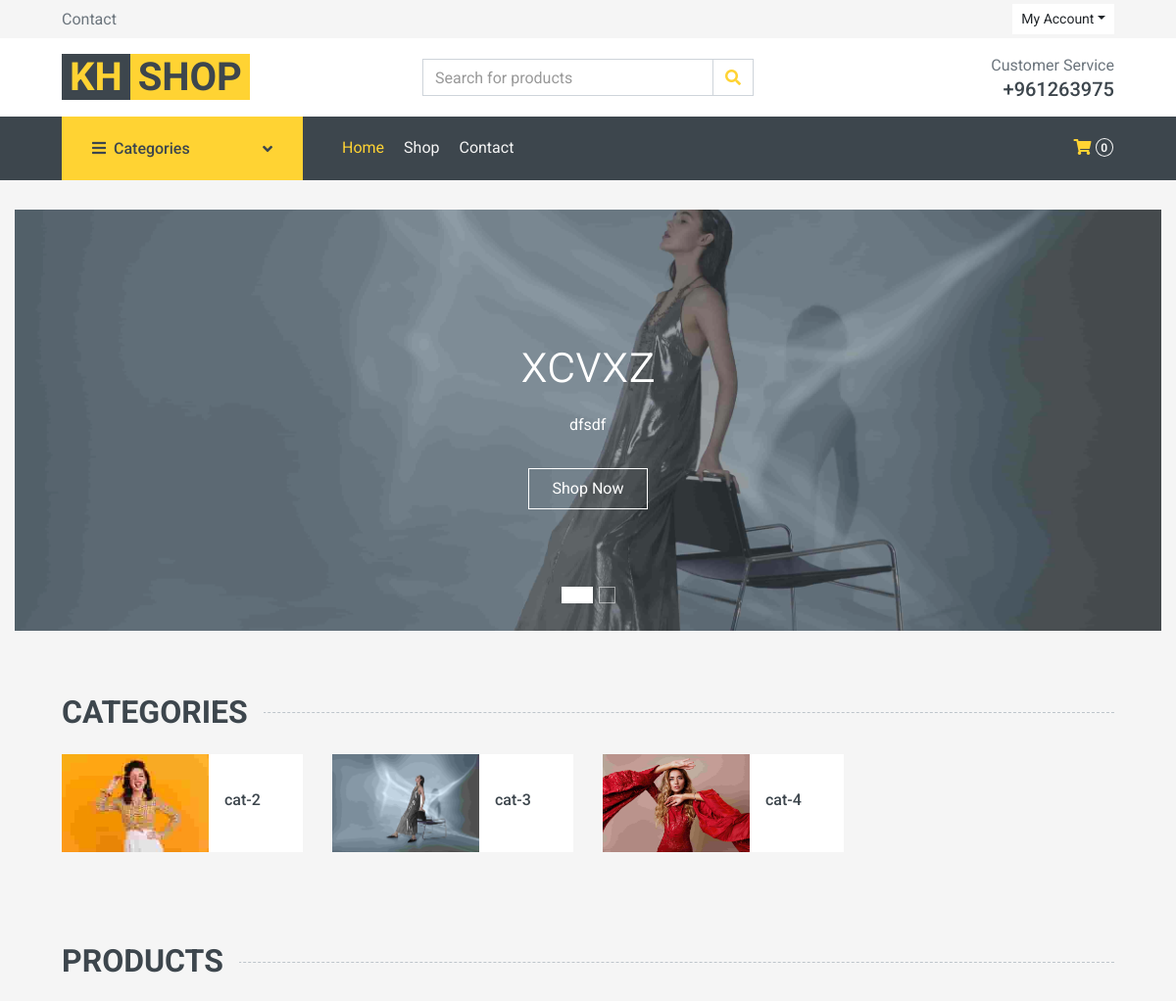
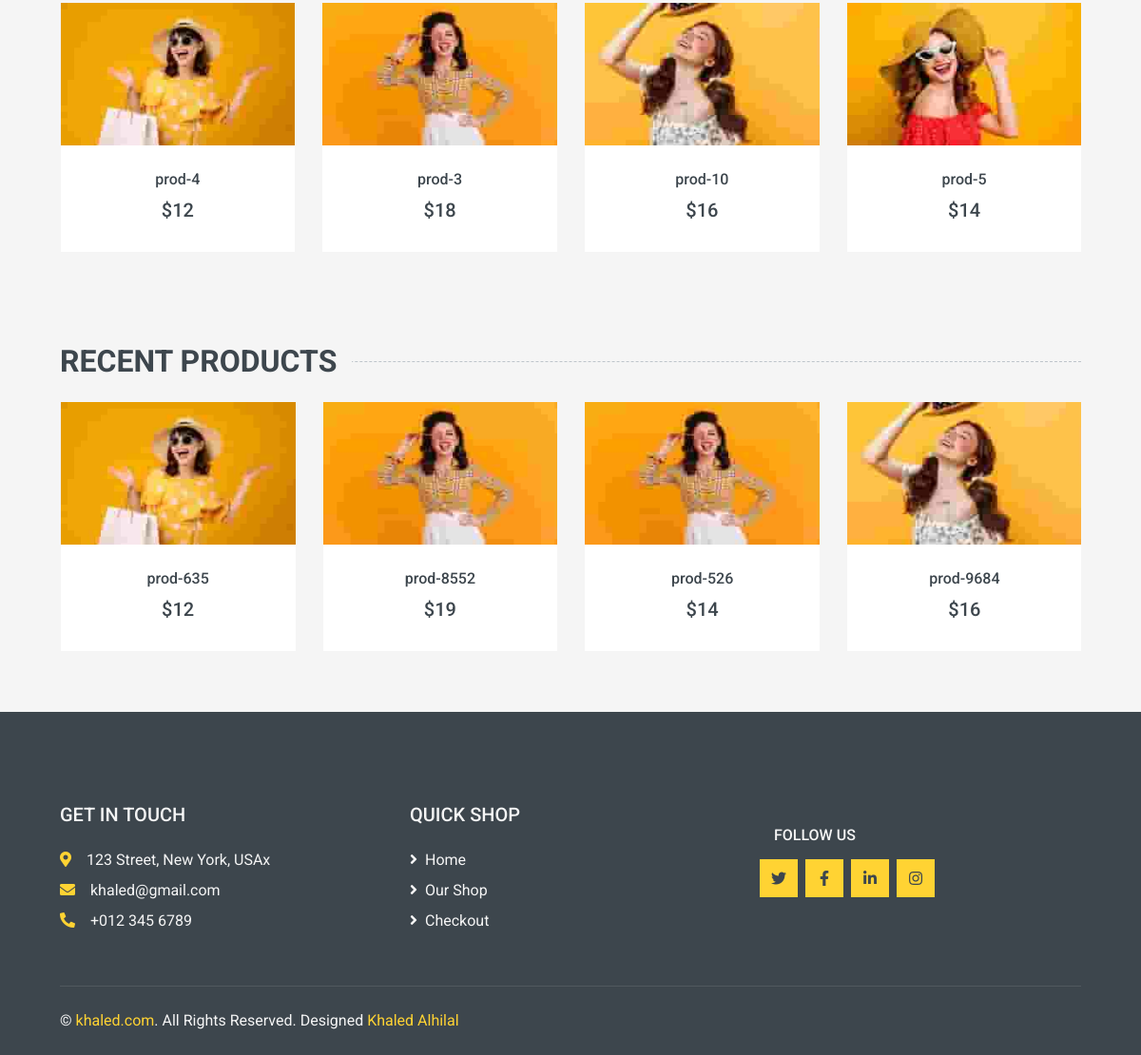
The app's page /khShop/index.php with its own data (2 pictures, top to bottom).
### tables this page shows
CREATE TABLE `home` (
  `carousel_id` int(10) UNSIGNED NOT NULL,
  `head_title` varchar(255) NOT NULL,
  `primary_title` varchar(255) NOT NULL,
  `carousel_image` varchar(255) NOT NULL
);

CREATE TABLE `categories` (
  `category_id` int(10) UNSIGNED NOT NULL,
  `category_name` varchar(255) NOT NULL,
  `cat_image` varchar(255) NOT NULL
);

CREATE TABLE `products` (
  `prod_id` int(10) UNSIGNED NOT NULL,
  `prod_name` varchar(255) NOT NULL,
  `cat_id` int(10) UNSIGNED NOT NULL,
  `prod_description` varchar(255) NOT NULL,
  `prod_price` int(11) NOT NULL,
  `size` varchar(255) NOT NULL,
  `color` varchar(255) NOT NULL
);

CREATE TABLE `images` (
  `image_id` int(10) UNSIGNED NOT NULL,
  `image_name` varchar(255) NOT NULL,
  `product_id` int(10) UNSIGNED NOT NULL
);

CREATE TABLE `footer` (
  `footer_id` int(10) UNSIGNED NOT NULL,
  `address` varchar(255) NOT NULL,
  `email` varchar(255) NOT NULL,
  `phone_number` varchar(255) NOT NULL
);

### class/DAL.class.php (called while the page is built, shortened)
<?php
class DAL
{
    public $serverName = "localhost";
    public $userName = "root";
    public $password = "";
    public $dbName = "ecommerce";
    public function getData($sql)
    {
        $conn = new mysqli($this->serverName, $this->userName, $this->password, $this->dbName);
        if ($conn->connect_error) {
            throw new Exception($conn->connect_error);
        } else {
            $result = $conn->query($sql);
            if (!$result) {
                throw new Exception($conn->error);
            } else {
                $result = $conn->query($sql);
                $results = $result->fetch_all(MYSQLI_ASSOC);
                return $results;
            }
        }
    }
}

### class/products.class.php (called while the page is built, shortened)
<?php
require('DAL.class.php');
class products extends DAL
{
    public function getAllFooter()
    {
        $sql = "SELECT *  FROM footer";
        return $this->getData($sql);
    }
    public function getAllCarousel()
    {
        $sql = "SELECT * from home ";
        return $this->getData($sql);
    }
    public function getAllCategoriesss()
    {
        $sql = "SELECT * FROM  categories ";
        return $this->getData($sql);
    }
    public function getAllCategoriesForNavBar()
    {
        $sql = "SELECT   * FROM  categories";
        return $this->getData($sql);
    }
    public function getAllProducts()
    {
        $sql = "SELECT prod_id, prod_name,cat_id,size,color, prod_description,  prod_price, categories.category_id, categories.category_name, images.image_id, images.image_name, images.product_id FROM `products` JOIN categories ON products.cat_id = categories.category_id left JOIN images on products.prod_id= images.product_id  GROUP BY  prod_id";
        return $this->getData($sql);
    }
    public function getRecentProducts()
    {
        $sql = "SELECT prod_id, prod_name,products.color,size, prod_description, prod_price, images.image_id, images.image_name, images.product_id FROM `products` left JOIN images on products.prod_id= images.product_id GROUP BY products.prod_id ORDER BY products.prod_id DESC LIMIT 10";
        return $this->getData($sql);
    }
}

### khShop/index.php (the view, shortened to what this page needs)
<?php require("common/header.php"); ?>
<?php
$allCategories = $products->getAllCategoriesss();
$allProducts = $products->getAllProducts();
$allLanding = $products->getAllCarousel();
$recentProducts = $products->getRecentProducts();
?>
<div>
    <?php require('common/navbar.php'); ?>
    <div class="container-fluid mb-3">
        <div class="row">
            <div class="col-12">
                <div id="header-carousel" class="carousel slide carousel-fade mb-30 mb-lg-0" data-ride="carousel">
                    <ol class="carousel-indicators">
                        <?php foreach ($allLanding as $index => $item) { ?>
                            <li data-target="#header-carousel" data-slide-to="<?php echo $index; ?>" <?php echo ($index === 0) ? 'class="active"' : ''; ?>></li>
                        <?php } ?>
                    </ol>
                    <div class="carousel-inner">
                        <?php foreach ($allLanding as $index => $item) { ?>
                            <div class="carousel-item position-relative <?php echo ($index === 0) ? 'active' : ''; ?>" style="height: 430px;">
                                <img class="position-absolute w-100 h-100" src="../assets/img/carousel/<?php echo $item['carousel_image']; ?>" style="object-fit: cover;">
                                <div class="carousel-caption d-flex flex-column align-items-center justify-content-center">
                                    <div class="p-3" style="max-width: 700px;">
                                        <h1 class="display-4 text-white mb-3 animate__animated animate__fadeInDown"><?php echo $item['head_title']; ?></h1>
                                        <p class="mx-md-5 px-5 animate__animated animate__bounceIn"><?php echo $item['primary_title']; ?></p>
                                        <a class="btn btn-outline-light py-2 px-4 mt-3 animate__animated animate__fadeInUp" href="shop.php">Shop Now</a>
                                    </div>
                                </div>
                            </div>
                        <?php } ?>
                    </div>
                </div>
            </div>
        </div>
    </div>
    <div class="container-fluid pt-5">
        <h2 class="section-title position-relative text-uppercase mx-xl-5 mb-4"><span class="bg-secondary pr-3">Categories</span></h2>
        <div class="row px-xl-5 pb-3 ">
            <?php foreach ($allCategories as $k => $cat) { ?>
                <div class="col-lg-3 col-md-4 col-sm-6 pb-1 ">
                    <a class="text-decoration-none" href="shop.php?cat_id=<?php echo $cat['category_id'] ?>">
                        <div class="cat-item d-flex align-items-center mb-4 ">
                            <div class="overflow-hidden" style="width: 150px; height: 100px;">
                                <img class="img-fluid" src="../assets/img/categories/<?php echo $cat["cat_image"] ?>" alt="">
                            </div>
                            <div class="flex-fill pl-3">
                                <h6><?php echo $cat['category_name'] ?></h6>
                            </div>
                        </div>
                    </a>
                </div>
            <?php } ?>
        </div>
    </div>
    <div class="container-fluid py-5">
        <h2 class="section-title position-relative text-uppercase mx-xl-5 mb-4"><span class="bg-secondary pr-3">Products</span></h2>
        <div class="row px-xl-5">
            <div class="col">
                <div class="owl-carousel related-carousel">
                    <?php foreach ($allProducts as $k => $prod) { ?>
                        <div class="product-item bg-light">
                            <div class="product-img position-relative overflow-hidden">
                                <a href="detail.php?productId=<?php echo $prod['prod_id'] ?>">
                                    <img class="img-fluid " style="width:100% !important; height:150px !important;" src="../assets/img/products/<?php echo $prod['image_name'] ?>" alt="">
                                </a>
                            </div>
                            <div class="text-center py-4">
                                <a class="h6 text-decoration-none text-truncate" href="detail.php"><?php echo $prod['prod_name'] ?></a>
                                <div class="d-flex align-items-center justify-content-center mt-2">
                                    <h5>$<?php echo $prod['prod_price'] ?></h5>
                                </div>
                            </div>
                        </div>
                    <?php } ?>
                </div>
            </div>
        </div>
    </div>
    <div class="container-fluid pt-5 pb-3">
        <h2 class="section-title position-relative text-uppercase mx-xl-5 mb-4"><span class="bg-secondary pr-3">Recent Products</span></h2>
        <div class="row px-xl-5">
            <div class="col">
                <div class="owl-carousel related-carousel">
                    <?php foreach ($recentProducts as $k => $prod) { ?>
                        <div class="product-item bg-light">
                            <div class="product-img position-relative overflow-hidden">
                                <a href="detail.php?productId=<?php echo $prod['prod_id'] ?>">
                                    <img class="img-fluid " src="../assets/img/products/<?php echo $prod['image_name'] ?>" style="width:100% !important; height:150px !important;" alt="">
                                </a>
                            </div>
                            <div class="text-center py-4">
                                <a class="h6 text-decoration-none text-truncate" href="detail.php"><?php echo $prod['prod_name'] ?></a>
                                <div class="d-flex align-items-center justify-content-center mt-2">
                                    <h5>$<?php echo $prod['prod_price'] ?></h5>
                                </div>
                            </div>
                        </div>
                    <?php } ?>
                </div>
            </div>
        </div>
    </div>
    <?php require('common/footer.php'); ?>
    </body>
    </html>

### khShop/common/footer.php (shortened to what this page needs)
<?php $footer = $products->getAllFooter();
  ?>
<div class="container-fluid bg-dark text-secondary mt-5 pt-5">
    <div class="row px-xl-5 pt-5">
        <div class="col-lg-4 col-md-12 mb-5 pr-3 pr-xl-5">
            <h5 class="text-secondary text-uppercase mb-4">Get In Touch</h5>
            <p class="mb-2"><i class="fa fa-map-marker-alt text-primary mr-3"></i><?php echo $footer[0]['address'] ?></p>
            <p class="mb-2"><i class="fa fa-envelope text-primary mr-3"></i><?php echo $footer[0]['email'] ?></p>
            <p class="mb-0"><i class="fa fa-phone-alt text-primary mr-3"></i><?php echo $footer[0]['phone_number'] ?></p>
        </div>
        <div class="col-lg-8 col-md-12">
            <div class="row">
                <div class="col-lg col-md-4 mb-5">
                    <h5 class="text-secondary text-uppercase mb-4">Quick Shop</h5>
                    <div class="d-flex flex-column justify-content-start">
                        <a class="text-secondary mb-2" href="index.php"><i class="fa fa-angle-right mr-2"></i>Home</a>
                        <a class="text-secondary mb-2" href="shop.php"><i class="fa fa-angle-right mr-2"></i>Our Shop</a>
                        <a class="text-secondary mb-2" href="checkout.php"><i class="fa fa-angle-right mr-2"></i>Checkout</a>
                    </div>
                </div>
                <div class="col-lg col-md-4 mb-5 ">
                    <h6 class="col-lg text-end text-secondary text-uppercase mt-4 mb-3">Follow Us</h6>
                    <div class="d-flex align-items-right">
                        <a class="btn btn-primary btn-square mr-2 text-right" href="#"><i class="fab fa-twitter"></i></a>
                        <a class="btn btn-primary btn-square mr-2 text-right" href="#"><i class="fab fa-facebook-f"></i></a>
                        <a class="btn btn-primary btn-square mr-2 text-right" href="#"><i class="fab fa-linkedin-in"></i></a>
                        <a class="btn btn-primary btn-square text-right" href="#"><i class="fab fa-instagram"></i></a>
                    </div>
                </div>
            </div>
        </div>
    </div>
    <div class="row border-top mx-xl-5 py-4" style="border-color: rgba(256, 256, 256, .1) !important;">
        <div class="col-md-6 px-xl-0">
            <p class="mb-md-0 text-center text-md-left text-secondary">
                &copy; <a class="text-primary" href="#">khaled.com</a>. All Rights Reserved. Designed
                <span class="text-primary">Khaled Alhilal</span>
            </p>
        </div>
    </div>
</div>

### records on screen
home: carousel_image (picture), head_title "xcvxz", primary_title "dfsdf"
categories: cat_image (picture), category_name "cat-2"
categories: cat_image (picture), category_name "cat-3"
categories: cat_image (picture), category_name "cat-4"
products: images.image_name (picture), prod_name "prod-4", prod_price "12"
products: images.image_name (picture), prod_name "prod-3", prod_price "18"
products: images.image_name (picture), prod_name "prod-10", prod_price "16"
products: images.image_name (picture), prod_name "prod-5", prod_price "14"
images: image_name (picture), product.prod_name "prod-635", product.prod_price "12"
images: image_name (picture), product.prod_name "prod-8552", product.prod_price "19"
images: image_name (picture), product.prod_name "prod-526", product.prod_price "14"
images: image_name (picture), product.prod_name "prod-9684", product.prod_price "16"
footer: address "123 Street, New York, USAx", email "khaled@gmail.com", phone_number "+012 345 6789"
